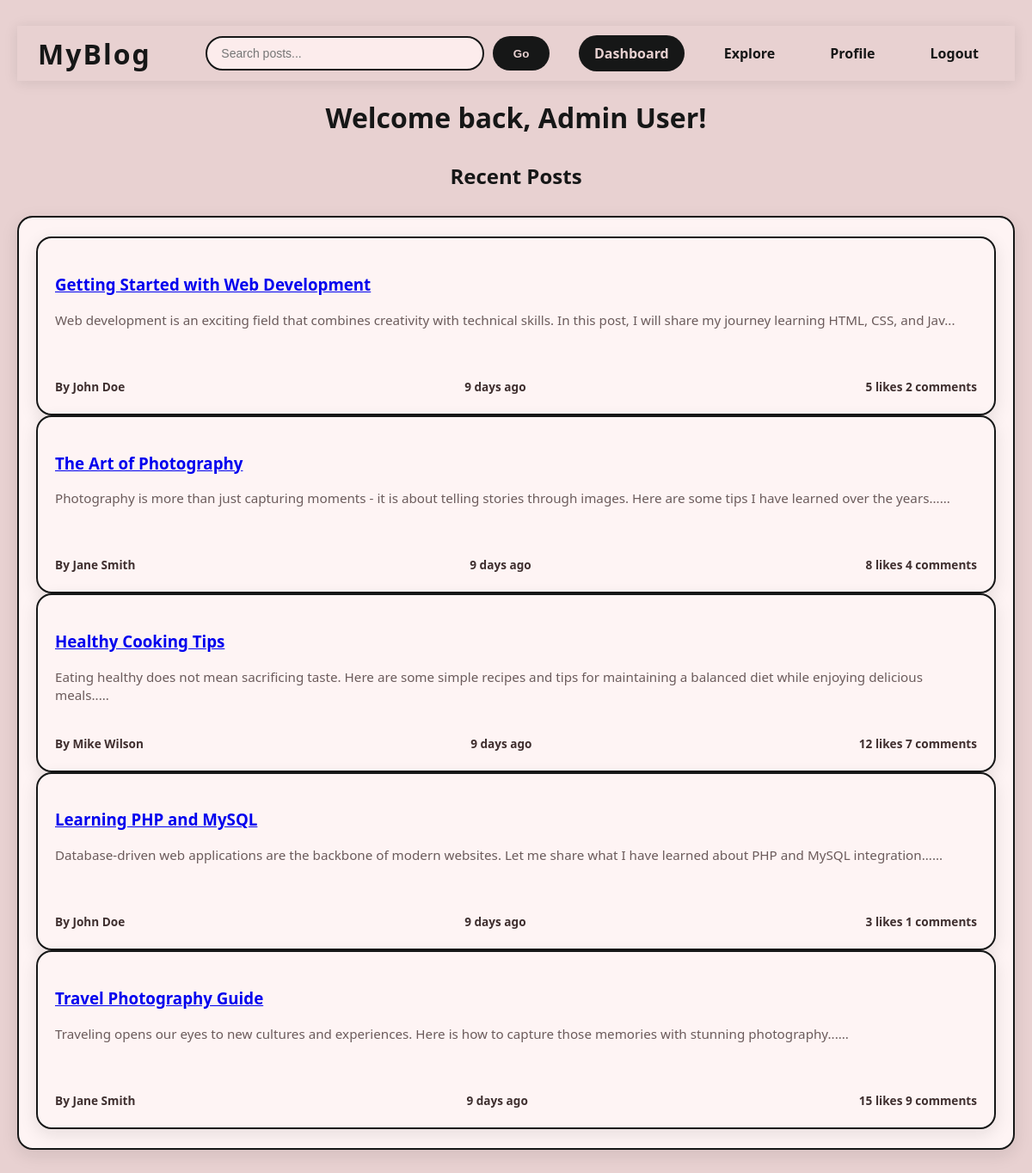
Before: /dashboard.php (signed in) with the older database file.
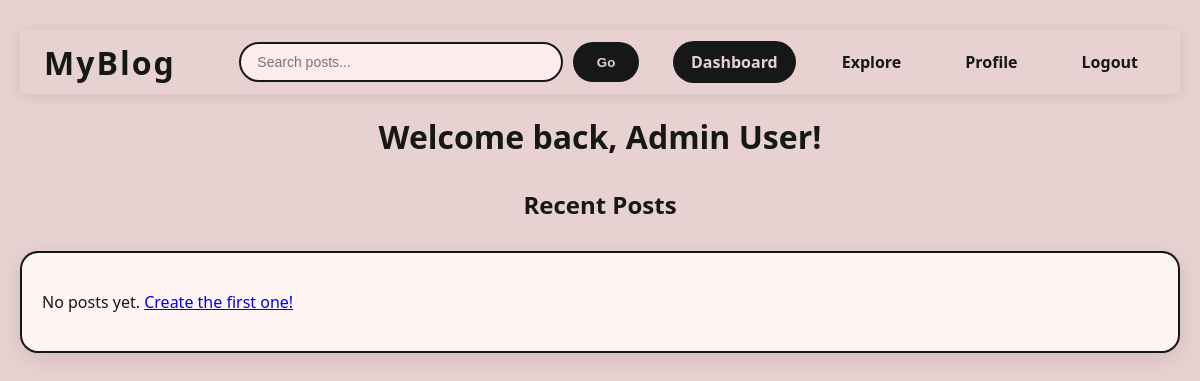
After: the same page with the newer database file.
### tables this page shows
CREATE TABLE posts (
    id INT AUTO_INCREMENT PRIMARY KEY,
    user_id INT NOT NULL,
    title VARCHAR(255) NOT NULL,
    content TEXT NOT NULL,
    image VARCHAR(255) NULL,
    likes_count INT DEFAULT 0,
    comments_count INT DEFAULT 0,
    created_at TIMESTAMP DEFAULT CURRENT_TIMESTAMP,
    updated_at TIMESTAMP DEFAULT CURRENT_TIMESTAMP ON UPDATE CURRENT_TIMESTAMP,
    FOREIGN KEY (user_id) REFERENCES users(id) ON DELETE CASCADE
);

CREATE TABLE users (
    id INT AUTO_INCREMENT PRIMARY KEY,
    username VARCHAR(50) UNIQUE NOT NULL,
    email VARCHAR(100) UNIQUE NOT NULL,
    password VARCHAR(255) NOT NULL,
    full_name VARCHAR(100) NOT NULL,
    profile_image VARCHAR(255) DEFAULT 'default-avatar.png',
    bio TEXT,
    is_admin TINYINT(1) DEFAULT 0,
    created_at TIMESTAMP DEFAULT CURRENT_TIMESTAMP,
    updated_at TIMESTAMP DEFAULT CURRENT_TIMESTAMP ON UPDATE CURRENT_TIMESTAMP
);

### config.php (called while the page is built, shortened)
<?php
function formatTimeAgo($datetime) {
    $time = time() - strtotime($datetime);
    if ($time < 2592000) return floor($time/86400) . ' days ago';
    return date('M j, Y', strtotime($datetime));
}
?>

### dashboard.php (the view, shortened to what this page needs)
<?php
require_once 'config.php';
$stmt = $pdo->prepare("
    SELECT p.*, u.username, u.full_name
    FROM posts p
    JOIN users u ON p.user_id = u.id
    ORDER BY p.created_at DESC
    LIMIT 20
");
$stmt->execute();
$posts = $stmt->fetchAll(PDO::FETCH_ASSOC);
$search_posts = [];
?>
<!DOCTYPE html>
<html lang="en">
<head>
</head>
<body>
    <nav class="navbar">
  <div class="nav-container">
    <div class="nav-brand">
      <a href="dashboard.php">MyBlog</a>
    </div>
    <div class="nav-search">
      <form action="" method="GET">
        <input type="search" name="search" placeholder="Search posts...">
        <button type="submit">Go</button>
      </form>
    </div>
    <div class="nav-menu">
      <a href="dashboard.php" class="nav-link active">Dashboard</a>
      <a href="explore.php" class="nav-link">Explore</a>
      <a href="profile.php" class="nav-link">Profile</a>
      <a href="logout.php" class="nav-link">Logout</a>
    </div>
  </div>
</nav>
    <div class="main-container">
        <div class="dashboard-header">
            <h1>Welcome back, <?php echo htmlspecialchars($_SESSION['full_name']); ?>!</h1>
        </div>
        <?php if (!empty($search_posts)): ?>
            <div class="search-results">
                <h2>Search Results for "<?php echo htmlspecialchars($_GET['search']); ?>"</h2>
                <div class="posts-grid">
                    <?php foreach ($search_posts as $post): ?>
                        <div class="post-card">
                            <?php if ($post['image']): ?>
                                <img src="uploads/<?php echo htmlspecialchars($post['image']); ?>" alt="Post Image" class="post-image">
                            <?php endif; ?>
                            <div class="post-content">
                                <h3><a href="view_post.php?id=<?php echo $post['id']; ?>"><?php echo htmlspecialchars($post['title']); ?></a></h3>
                                <p class="post-excerpt"><?php echo substr(htmlspecialchars($post['content']), 0, 150) . '...'; ?></p>
                                <div class="post-meta">
                                    <span class="author">By <?php echo htmlspecialchars($post['full_name']); ?></span>
                                    <span class="date"><?php echo formatTimeAgo($post['created_at']); ?></span>
                                    <div class="post-stats">
                                        <span><?php echo $post['likes_count']; ?> likes</span>
                                        <span><?php echo $post['comments_count']; ?> comments</span>
                                    </div>
                                </div>
                            </div>
                        </div>
                    <?php endforeach; ?>
                </div>
            </div>
        <?php else: ?>
            <div class="recent-posts">
                <h2>Recent Posts</h2>
                <div class="post-card">
                <div class="posts-grid">
                    <?php if (empty($posts)): ?>
                        <p class="no-posts">No posts yet. <a href="create_post.php">Create the first one!</a></p>
                    <?php else: ?>
                        <?php foreach ($posts as $post): ?>
                            <div class="post-card">
                                <div class="post-content">
                                    <h3><a href="view_post.php?id=<?php echo $post['id']; ?>"><?php echo htmlspecialchars($post['title']); ?></a></h3>
                                    <p class="post-excerpt"><?php echo substr(htmlspecialchars($post['content']), 0, 150) . '...'; ?></p>
                                    <div class="post-meta">
                                        <span class="author">By <?php echo htmlspecialchars($post['full_name']); ?></span>
                                        <span class="date"><?php echo formatTimeAgo($post['created_at']); ?></span>
                                        <div class="post-stats">
                                            <span><?php echo $post['likes_count']; ?> likes</span>
                                            <span><?php echo $post['comments_count']; ?> comments</span>
                                        </div>
                                    </div>
                                </div>
                            </div>
                        <?php endforeach; ?>
                    <?php endif; ?>
                </div>
            </div>
        <?php endif; ?>
    </div>
</body>
</html>

Changed rows visible on the page:
removed posts: title "Getting Started with Web Development", content "Web development is an exciting field that combines creativity with technical skills. In this post, I will share my journey learning HTML, CSS, and Jav", user.full_name "John Doe", created_at "9 days ago", likes_count "5", comments_count "2"
removed posts: title "The Art of Photography", content "Photography is more than just capturing moments - it is about telling stories through images. Here are some tips I have learned over the years...", user.full_name "Jane Smith", created_at "9 days ago", likes_count "8", comments_count "4"
removed posts: title "Healthy Cooking Tips", content "Eating healthy does not mean sacrificing taste. Here are some simple recipes and tips for maintaining a balanced diet while enjoying delicious meals..", user.full_name "Mike Wilson", created_at "9 days ago", likes_count "12", comments_count "7"
removed posts: title "Learning PHP and MySQL", content "Database-driven web applications are the backbone of modern websites. Let me share what I have learned about PHP and MySQL integration...", user.full_name "John Doe", created_at "9 days ago", likes_count "3", comments_count "1"
removed posts: title "Travel Photography Guide", content "Traveling opens our eyes to new cultures and experiences. Here is how to capture those memories with stunning photography...", user.full_name "Jane Smith", created_at "9 days ago", likes_count "15", comments_count "9"
Other visible differences:
text now shown: "No posts yet. Create the first one!"
